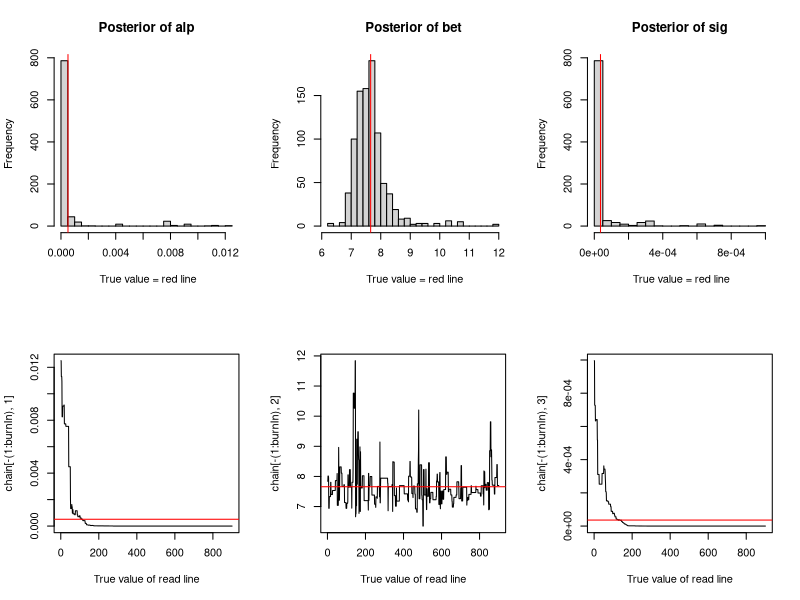

Here is the R script that generated this plot:
rm(list = ls())
library(ape)
library(phytools)
library(corpcor)
library(stringi)
library(MCMCpack)
##given tree of n taxa,response,predictor.dataset,interaction,model
##output everything
#for(i in 1 : dim(int.vars)[2]){
#------------------------------------------------------------------------------
CovRes<-function(x,n=n,G=G,distG=distG,one=one,response=response,pred.dataset=pred.dataset){
  alp<-x[1]
  bet<-x[2]
  sig<-x[3]
  rho_y_th<-0
  y_0<-0
  th_0<-0

  sig1<-compute.optimal.sigma(model.params = x , response=response, pred.dataset=pred.dataset,G=G,opt.model=NULL)
  cov_yi_yj<-array(0,c(n,n))
  cov_y_th<-array(0,c(n,n))
  cov_thi_thj<-array(0,c(n,n))
  b1_hat<-array(0,c(n,n))
  cov_ri_rj<-array(0,c(n,n))

  for(i in 1:n){
       for(j in 1:n){

         cov_yi_yj[i,j]<-
           -(2*((alp - bet)*y_0*exp(bet*G[i,j]) + (alp*exp(alp*G[i,j]) - alp*exp(bet*G[i,j]))*th_0)*th_0*exp(-alp*G[i,j] - 2*bet*G[i,j])/(alp - bet) + ((alp^2 + alp*bet)*sig1^2*exp(alp*G[i,j]) - 2*(alp^2*bet - bet^3)*th_0*y_0*exp(bet*G[i,j]) - 2*((alp^2*bet + alp*bet^2)*exp(alp*G[i,j]) - (alp^2*bet + alp*bet^2)*exp(bet*G[i,j]))*th_0^2 - (2*(alp*bet - bet^2)*sig1*rho_y_th*sig + (alp^2 - alp*bet)*sig1^2)*exp(alp*G[i,j] + 2*bet*G[i,j]) - 2*(alp*bet*sig1^2 - (alp*bet - bet^2)*sig1*rho_y_th*sig)*exp(bet*G[i,j]))*exp(-alp*G[i,j] - 2*bet*G[i,j])/(alp^2*bet - bet^3))*(alp*exp(1/2*alp*distG[i,j]) - alp*exp(1/2*bet*distG[i,j]))*exp(-alp*distG[i,j] - 1/2*bet*distG[i,j])/(alp - bet) - 1/2*(2*th_0^2*exp(-2*bet*G[i,j]) - (2*bet*th_0^2 + sig1^2*exp(2*bet*G[i,j]) - sig1^2)*exp(-2*bet*G[i,j])/bet)*(alp*exp(1/2*alp*distG[i,j]) - alp*exp(1/2*bet*distG[i,j]))^2*exp(-alp*distG[i,j] - bet*distG[i,j])/(alp - bet)^2 - 1/2*(((alp^4 + alp^3*bet)*sig1^2*exp(2*alp*G[i,j]) - 2*(alp^4*bet - alp^3*bet^2 - alp^2*bet^3 + alp*bet^4)*y_0^2*exp(2*bet*G[i,j]) - 2*((alp^4*bet + alp^3*bet^2)*exp(2*alp*G[i,j]) - 2*(alp^4*bet + alp^3*bet^2)*exp(alp*G[i,j] + bet*G[i,j]) + (alp^4*bet + alp^3*bet^2)*exp(2*bet*G[i,j]))*th_0^2 - 4*((alp^4*bet - alp^2*bet^3)*exp(alp*G[i,j] + bet*G[i,j]) - (alp^4*bet - alp^2*bet^3)*exp(2*bet*G[i,j]))*th_0*y_0 - 4*(alp^3*bet*sig1^2 - (alp^3*bet - alp^2*bet^2)*sig1*rho_y_th*sig)*exp(alp*G[i,j] + bet*G[i,j]) - (2*(alp^3*bet - alp*bet^3)*sig1*rho_y_th*sig - (alp^3*bet + alp^2*bet^2)*sig1^2 - (alp^3*bet - alp^2*bet^2 - alp*bet^3 + bet^4)*sig^2 + (2*(alp^3*bet - 2*alp^2*bet^2 + alp*bet^3)*sig1*rho_y_th*sig + (alp^4 - 2*alp^3*bet + alp^2*bet^2)*sig1^2 + (alp^3*bet - alp^2*bet^2 - alp*bet^3 + bet^4)*sig^2)*exp(2*alp*G[i,j]))*exp(2*bet*G[i,j]))*exp(-2*alp*G[i,j] - 2*bet*G[i,j])/(alp^4*bet - alp^3*bet^2 - alp^2*bet^3 + alp*bet^4) + 2*((alp - bet)*y_0*exp(bet*G[i,j]) + (alp*exp(alp*G[i,j]) - alp*exp(bet*G[i,j]))*th_0)^2*exp(-2*alp*G[i,j] - 2*bet*G[i,j])/(alp - bet)^2)*exp(-alp*distG[i,j])

         #if(alp==bet){
         #  cov_y_th[i,j]<-(sig1^2/(2*bet^3))*(2*bet^3*G[i,j]*exp(bet*G[i,j])+bet^2*exp(bet*G[i,j])-bet^2*exp(3*bet*G[i,j]))
         #}else{
         cov_y_th[i,j]<-
           -((alp - bet)*y_0*exp(bet*G[i,j]) + (alp*exp(alp*G[i,j]) - alp*exp(bet*G[i,j]))*th_0)*th_0*exp(-alp*G[i,j] - 2*bet*G[i,j])/(alp - bet) - 1/2*((alp^2 + alp*bet)*sig1^2*exp(alp*G[i,j]) - 2*(alp^2*bet - bet^3)*th_0*y_0*exp(bet*G[i,j]) - 2*((alp^2*bet + alp*bet^2)*exp(alp*G[i,j]) - (alp^2*bet + alp*bet^2)*exp(bet*G[i,j]))*th_0^2 - (2*(alp*bet - bet^2)*sig1*rho_y_th*sig + (alp^2 - alp*bet)*sig1^2)*exp(alp*G[i,j] + 2*bet*G[i,j]) - 2*(alp*bet*sig1^2 - (alp*bet - bet^2)*sig1*rho_y_th*sig)*exp(bet*G[i,j]))*exp(-alp*G[i,j] - 2*bet*G[i,j])/(alp^2*bet - bet^3)
         #  }
         cov_thi_thj[i,j]<-
           -1/2*bet*sig1^2*(exp(-2*bet*G[i,j]) - 1)*exp(-bet*distG[i,j])

         if(distG[i,j]<10^(-10)){
           b1_hat[i,j]<- (2*alp*(-alp/2 +3/2*bet) +alp^2+alp*bet )  / (alp^2-bet^2)

         }else{
           b1_hat[i,j]<-
             (2*((alp - bet)*y_0*exp(bet*distG[i,j]/2) + (alp*exp(alp*distG[i,j]/2) - alp*exp(bet*distG[i,j]/2))*th_0)*th_0*exp(-alp*distG[i,j]/2 - 2*bet*distG[i,j]/2)/(alp - bet) - (2*alp*bet*sig1^2*exp(bet*distG[i,j]/2) + (alp^2 - alp*bet)*sig1^2*exp(alp*distG[i,j]/2 + 2*bet*distG[i,j]/2) - (alp^2 + alp*bet)*sig1^2*exp(alp*distG[i,j]/2) + 2*(alp^2*bet - bet^3)*th_0*y_0*exp(bet*distG[i,j]/2) + 2*((alp*bet - bet^2)*sig1*exp(alp*distG[i,j]/2 + 2*bet*distG[i,j]/2) - (alp*bet - bet^2)*sig1*exp(bet*distG[i,j]/2))*rho_y_th*sig + 2*((alp^2*bet + alp*bet^2)*exp(alp*distG[i,j]/2) - (alp^2*bet + alp*bet^2)*exp(bet*distG[i,j]/2))*th_0^2)*exp(-alp*distG[i,j]/2 - 2*bet*distG[i,j]/2)/(alp^2*bet - bet^3))/(2*th_0^2*exp(-2*bet*distG[i,j]/2) - (2*bet*th_0^2 + sig1^2*exp(2*bet*distG[i,j]/2) - sig1^2)*exp(-2*bet*distG[i,j]/2)/bet)
         }
         cov_ri_rj[i,j]<-
           cov_yi_yj[i,j]-2*b1_hat[i,j]*cov_y_th[i,j]+(b1_hat[i,j])^2*cov_thi_thj[i,j]

       }#end of j loop
     }#end of i loop

     return(cov_ri_rj)

}# end of CovRes function
#-------------------------------------------------------------------------------
NegLogLike<-function(x,regb=regb,n=n,G=G,distG=distG,one=one,response=response,pred.dataset=pred.dataset,dsm=dsm){
  badval<-(0.5)*.Machine$double.xmax
  alp<-x[1]
  bet<-x[2]
  sig<-x[3]

  p_est<-c(alp,bet,sig)
  #print(p_est)
  V<-CovRes(p_est,n=n,G=G,distG=distG,one=one,response=response,pred.dataset=pred.dataset)
  #V<-as.matrix(nearPD(V)$mat)
  #CovRes(p_est,n=n,G=G,distG=distG,one=one,response=response,predictor=predictor)

  #regb[2]<-b1
  #put reg b here modified
  negloglike<-n/2*log(2*pi)+1/2*log(abs(det(V)))
  negloglike<-negloglike+1/2*t(response-dsm%*%regb)%*%pseudoinverse(V)%*%(response-dsm%*%regb)
  #print(negloglike)
  #print(c(alp,sig,negloglike))
  if(alp<0 ||alp>100||bet<0 ||bet>100|| alp==bet ||sig<0 || !is.finite(negloglike) || negloglike <= -1000){
      return(badval)
  }
  return(negloglike[1])
}#Neglog


#-------------------------------------------------------------------------------
#sim.dsm.oubm
sim.dsm.ouou<-function(model.params,pred.dataset=pred.dataset,x.tre=x.tre){
  alp<-model.params[1]
  bet<-model.params[2]
  sig<-model.params[3]
  #b1<-x[3]

  n<-dim(pred.dataset)[1]
  one<-array(1,c(n,1))
  #print(one)
  second<-phyloCorrectFactor.OUBM(c(alp,bet,sig),pred.dataset = pred.dataset,x.tre=x.tre)*pred.dataset
  return(second)
}
#-------------------------------------------------------------------------------
phyloCorrectFactor.OUOU<-function(model.params, pred.params=pred.params, pred.dataset=pred.dataset,x.tre=x.tre){
  alp<-model.params[1]
  bet<-model.params[2]
  sig<-model.params[3]
  rho_y_th<-0
  y_0<-0
  th_0<-0
  tree.vcv<-vcv(x.tre)
  sig1<-compute.optimal.sigma(model.params, pred.int.params = predictor.dataset.estimate$b_ini[1:dim(pred.dataset)[2]], pred.params.mtx = predictor.dataset.estimate$pred.params.mtx,pred.int.dataset=predictor.dataset.estimate$pred.int.dataset, G=G , opt.model = NULL)
  trh<-max(tree.vcv) #tree height
  cov_y_th<- -((alp - bet)*y_0*exp(bet*trh) + (alp*exp(alp*trh) - alp*exp(bet*trh))*th_0)*th_0*exp(-alp*trh - 2*bet*trh)/(alp - bet) - 1/2*((alp^2 + alp*bet)*sig1^2*exp(alp*trh) - 2*(alp^2*bet - bet^3)*th_0*y_0*exp(bet*trh)- 2*((alp^2*bet + alp*bet^2)*exp(alp*trh) - (alp^2*bet + alp*bet^2)*exp(bet*trh))*th_0^2 - (2*(alp*bet - bet^2)*sig1*rho_y_th*sig + (alp^2 - alp*bet)*sig1^2)*exp(alp*trh + 2*bet*trh) - 2*(alp*bet*sig1^2 - (alp*bet - bet^2)*sig1*rho_y_th*sig)*exp(bet*trh))*exp(-alp*trh - 2*bet*trh)/(alp^2*bet - bet^3)
  var_th<- -1/2*bet*sig1^2*(exp(-2*bet*trh) - 1)*trh
  return(c(cov_y_th/var_th))
}
#--------------------------------------r_sq&AICc-------------------------------------------
r_sq<-function(b_est=b_est,est_V=est_V,dsm=dsm,pred.dataset=pred.dataset,response=response){
  one<-array(1,c(length(response),1))
  inv_V_est<-pseudoinverse(est_V)
  mean_response<-(t(one)%*%inv_V_est%*%response)/sum(inv_V_est)
  SST<-t(response-c(mean_response))%*%inv_V_est%*%(response-c(mean_response))
  SSE<-t(response-dsm%*%b_est)%*%inv_V_est%*%(response-dsm%*%b_est)
  return((SST-SSE)/SST)
}

AICc<-function(n,k,negloglike){
  AIC<-2*k+negloglike
  AICc<-AIC+ 2*k*(k+1)/(n-k-1)
  return(AICc)
}
full.pred.dataset.estimate<-function(pred.dataset=pred.dataset,int.vars=int.vars, response=response){
  pred.names<-colnames(pred.dataset)
  for(j in 1 : dim(int.vars)[2]){
    int_j1 <- which(colnames(pred.dataset) == int.vars[j,][1])
    int_j2 <- which(colnames(pred.dataset) == int.vars[j,][2])
    pred.int_j12 <- matrix(pred.dataset[,int_j1]*pred.dataset[,int_j2],ncol=1)
    pred.int.dataset <- cbind(pred.int.dataset,pred.int_j12)
    temp.names <- paste(colnames(pred.dataset)[int_j1],colnames(pred.dataset)[int_j2],sep ="")
    pred.names = c(pred.names,temp.names)
  }
  colnames(pred.int.dataset)<-pred.names
  b_ini <- pseudoinverse(t(pred.int.dataset)%*%pred.int.dataset)%*%t(pred.int.dataset)%*%response
  rownames(b_ini) <- pred.names
  prdc <- sum(stri_length(colnames(pred.int.dataset)) == 1)
  pred.params.mtx <- array(0,c(prdc,prdc))
  colnames(pred.params.mtx)<-rownames(pred.params.mtx)<-pred.names[1:prdc]
  for(i in 1:(prdc-1)){
    for(j in i:prdc){
      if (i != j){
        cri.int<- rownames(b_ini) == paste(pred.names[i],pred.names[j],sep = "")
        if(any(cri.int)){
          pred.params.mtx[i,j]<-b_ini[which(cri.int),1]
          pred.params.mtx[j,i]<-pred.params.mtx[i,j]
        }
      }
    }
  }
  return( list(pred.int.dataset=pred.int.dataset, b_ini=b_ini, pred.params.mtx=pred.params.mtx))
}

#-------------------------------------------------------------------

compute.optimal.sigma <- function(model.params = model.params , response=response, pred.dataset=pred.dataset,G=G,opt.model=NULL){

    bet <- model.params[2]
    V<- (1/(2*bet))*(1-exp(-2*bet*max(G)))*exp(-2*bet*(max(G)-G))
    inv.V<-pseudoinverse(V)

  #prdc <- sum(stri_length(colnames(pred.dataset)) == 1)
  n<-dim(G)[1]
  one<-array(1,c(n,1))
  inv.G<-pseudoinverse(G)
  sig1<-0
  v.pred.array<-NULL
  b_est<- pseudoinverse(t(pred.dataset)%*%pred.dataset)%*%t(pred.dataset)%*%response

  for(bIndex in 1 : dim(pred.dataset)[2]){

      temp.m.pred <- c(t(one)%*%inv.V%*%pred.dataset[,bIndex])
      temp.m.pred <- c(temp.m.pred/(t(one)%*%inv.V%*%one))
      temp.v.pred <- t(pred.dataset[,bIndex] - temp.m.pred*one)%*%inv.V%*%(pred.dataset[,bIndex] - temp.m.pred*one)/n

    sig1<-sig1 + b_est[bIndex]*temp.v.pred
    }
    return(sig1)
}

#--------------------------------------------------------------------------------
prior<-function(model.params, pred.params){
  alp<-model.params[1]
  bet<-model.params[2]
  sig<-model.params[3]
  #alpprior<- -dgamma(x=alp,shape=1,log=TRUE)
  #sigprior<- -dinvgamma(x=sig, shape=1,log=TRUE)
  #predprior<-dnorm(pred.params, mean=0,sd=0.001 ,log=TRUE)
  alpprior<- -dunif(x=alp,min=0,max=100,log=TRUE)
  betprior<- -dunif(x=bet,min=0,max=100,log=TRUE)
  sigprior<- -dunif(x=sig,min=0,max=100,log=TRUE)
  predprior<- sum(-dunif(pred.params, min=-50,max=50 ,log=TRUE))
  return(alpprior + betprior + sigprior + predprior)
  }

posterior <- function(model.params=model.params, pred.params=pred.params, n=n, G=G, distG=distG, one=one,response=response,pred.dataset=pred.dataset,dsm=dsm){

#  print( prior(model.params,pred.params)  )
  return(NegLogLike(x=model.params,regb=b_ini, n=n, G=G,distG=distG,one=one,response=response,pred.dataset=pred.dataset,dsm=dsm)+ prior(model.params,pred.params))
  }


proposalfunction<-function(model.params, pred.params){
  alp<-model.params[1]
  bet<-model.params[2]
  sig<-model.params[3]
  pps.alp<-rnorm(1,mean=alp,sd= alp/5)
  pps.bet<-rnorm(1,mean=bet,sd= bet/5)
  pps.sig<-rnorm(1,mean=sig,sd= sig/5)
  pps.pred.params<-rnorm(length(pred.params),mean=pred.params,sd=abs(pred.params/5))
  return(c(abs(pps.alp), abs(pps.bet), abs(pps.sig), pps.pred.params))
  }


#iterations<-1000
run_metropolis_MCMC<-function(startvalue,iterations){
  chain=array(0,c(iterations+1,length(startvalue) ))
  chain[1,] <-startvalue
  for(i in 1:iterations){
    if(i%%500==0){print(i)}
    proposal<-proposalfunction(model.params=chain[i,1:3], pred.params=chain[i,4:length(startvalue)])
    probab<-exp(posterior(model.params=proposal[1:3], pred.params=proposal[4:length(proposal)], n=n, G=G, distG=distG, one=one,response=response,pred.dataset=pred.dataset,dsm=dsm)-posterior( model.params=chain[i,1:3], pred.params=chain[i,4:length(proposal)], n=n, G=G, distG=distG, one=one,response=response,pred.dataset=pred.dataset,dsm=dsm))
#probab
    if(runif(1)< probab){
      chain[i+1,]<-proposal
    }else{
      chain[i+1,]<-chain[i,]
    }
  #print(round(chain[i,],2))
  }
  return(mcmc(chain))
}
#-----------------------------test--------------------------------------
tree.size <- 7
num.pred <- 3
x.tre<-tree <- pbtree(n = tree.size,scale = 1)
#plot(tree)
#opt.model<-"OU"
#G<-vcv(x.tre)
response <- matrix(rnorm(tree.size),ncol = 1)
pred.dataset <- matrix(rnorm(tree.size*num.pred),ncol = num.pred)
opt.model.params<-0.2 #bet
# x <- c(5,6)
pred.int.dataset <- pred.dataset
pred.names<-colnames(pred.dataset) <- c("a","b","c")
int.vars <- matrix(c("a","b","c","c"),c(2,2))
predictor.dataset.estimate <- full.pred.dataset.estimate(pred.dataset=pred.dataset,int.vars=int.vars,response=response)
predictor.dataset.estimate

G<-vcv(x.tre)
distG<-2*(max(G)-G)
n<-dim(G)[1]
one<-array(1,c(n,1))
solveG<-solve(G)

dsm<-cbind(pred.dataset)#design matrix for initial estimate of b

b_ini<- solve(t(dsm)%*%dsm)%*%t(dsm)%*%response
regb <- b_ini

alpha0<-rexp(1,rate=5)
beta0<-rexp(1,rate=5)
sig0<-rinvgamma(n=1,  shape= 1.1)

p0<-c(alpha0, beta0, sig0)
p0
#model.params <- p0
# c(rnorm(1),rexp(1))
# c(runif(1),runif(1))
print(compute.optimal.sigma(model.params = p0 , response=response, pred.dataset=pred.dataset,G=G,opt.model = NULL))
print(NegLogLike(x=p0,regb=b_ini,n=n,G=G,distG=distG,one=one,response=response,pred.dataset=pred.dataset,dsm=dsm))

startvalue<- c(alpha0,beta0,sig0,b_ini)
chain<-run_metropolis_MCMC(startvalue,1000)
#setwd("~/Dropbox/FCU/Teaching/Mentoring/2017Spring/TerryLai/R_code/maincode/")
#save.image("test_round2.RData")

#load("test_round2.RData")
burnIn<-100
acceptance <- 1- mean(duplicated(chain[-(1:burnIn),]))
print(acceptance)

par(mfrow=c(2,3))
hist(chain[-(1:burnIn),1],nclass=30, main="Posterior of alp", xlab= " True value = red line")
abline(v=mean(chain[-(1:burnIn),1]),col="red")

hist(chain[-(1:burnIn),2],nclass=30, main="Posterior of bet", xlab= " True value = red line")
abline(v=mean(chain[-(1:burnIn),2]),col="red")

hist(chain[-(1:burnIn),3],nclass=30, main="Posterior of sig", xlab= " True value = red line")
abline(v=mean(chain[-(1:burnIn),3]),col="red")

plot(chain[-(1:burnIn),1],type="l",xlab="True value of read line")
abline(h=mean(chain[-(1:burnIn),1]), col="red")

plot(chain[-(1:burnIn),2],type="l",xlab="True value of read line")
abline(h=mean(chain[-(1:burnIn),2]), col="red")

plot(chain[-(1:burnIn),3],type="l",xlab="True value of read line")
abline(h=mean(chain[-(1:burnIn),3]), col="red")
